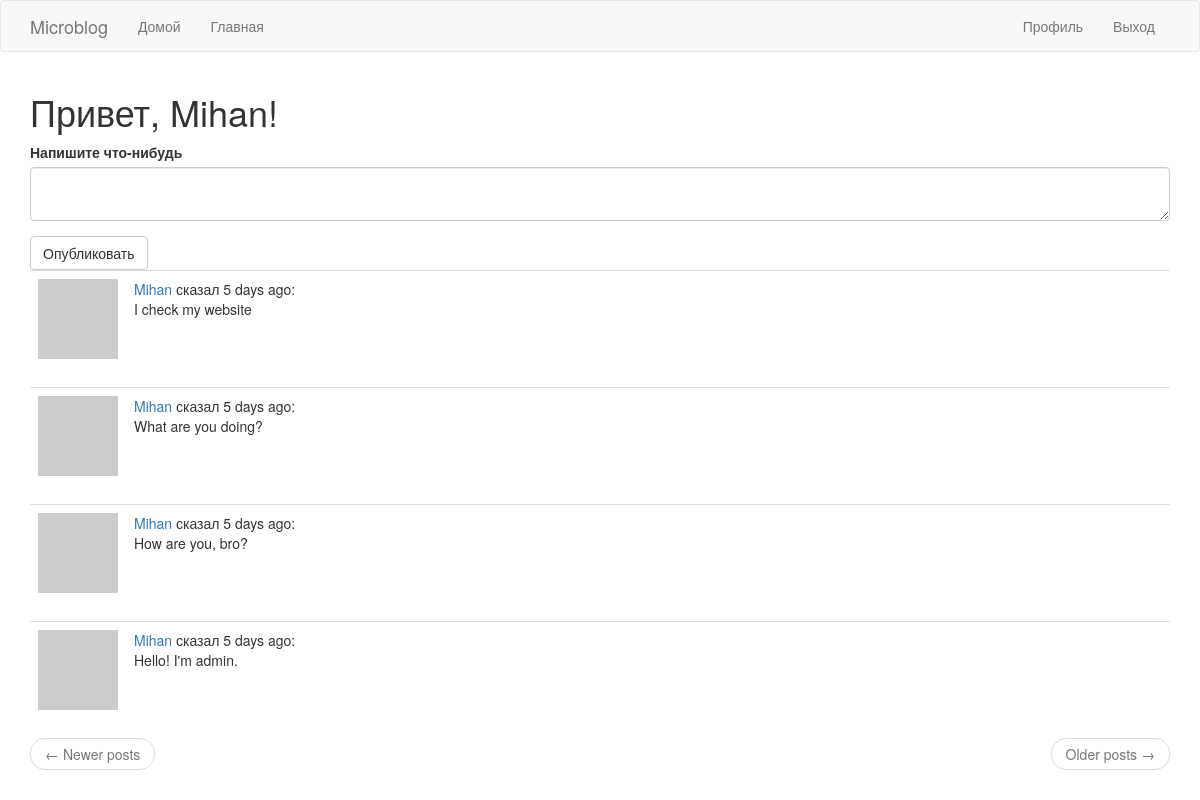
The page /index (signed in) on the database its author committed.
### app/models.py (models this page shows, shortened)
class User(UserMixin, db.Model):  # таблица пользователей в БД
    id = db.Column(db.Integer, primary_key=True)
    username = db.Column(db.String(64), index=True, unique=True)
    email = db.Column(db.String(120), index=True, unique=True)
    password_hash = db.Column(db.String(128))
    posts = db.relationship('Post', backref='author', lazy='dynamic')
    about_me = db.Column(db.String(140))
    last_seen = db.Column(db.DateTime, default=datetime.utcnow)
    followed = db.relationship(
        'User', secondary=followers,  # secondary - таблица конфигураций
        primaryjoin=(followers.c.follower_id == id),  # условие связывающее с левой стороны(follower)
        secondaryjoin=(followers.c.followed_id == id),  # условие связывающее с правой стороны(followed)
        backref=db.backref('followers', lazy='dynamic'), lazy='dynamic'
    )
    def avatar(self, size):  # изображение аватара
        digest = md5(self.email.lower().encode(
            'utf-8')).hexdigest()  # конвертирование почты в нижний регистр, далее в 16-ю строку
        return 'https://www.gravatar.com/avatar/{}?d=identicon&s={}'.format(digest, size)
    def followed_posts(self):  # единый запрос БД
        followed = Post.query.join(  # объединение в таблицу ассоциаций подписчиков
            followers, (followers.c.followed_id == Post.user_id)).filter(
            followers.c.follower_id == self.id)  # фильтрация, чтобы вывести только тех за кем следит пользователь
        own = Post.query.filter_by(user_id=self.id)  # вывод своих постов
        return followed.union(own).order_by(
            Post.timestamp.desc())  # объединение 'followed' и 'own', а после сортировка по времени публикации

class Post(db.Model):  # таблица постов в БД
    id = db.Column(db.Integer, primary_key=True)
    body = db.Column(db.String(140))
    timestamp = db.Column(db.DateTime, index=True, default=datetime.utcnow)
    user_id = db.Column(db.Integer, db.ForeignKey('user.id'))

### app/routes.py (the view)
@app.route('/', methods=['GET', 'POST'])
@app.route('/index', methods=['GET', 'POST'])  # Отлавливание главной страницы
@login_required  # Функция защиты просмотра от незарегистрированнных пользователей
def index():  # логика главной страницы
    form = PostForm()  # создание формы публикации постов
    if form.validate_on_submit():  # проверка формы на пустоту и загрузка в БД
        post = Post(body=form.post.data, author=current_user)
        db.session.add(post)
        db.session.commit()
        flash('Your post is now live')
        return redirect(url_for('index'))
    page = request.args.get('page', 1, type=int)  # нумерация страниц
    posts = current_user.followed_posts().paginate(page, app.config['POSTS_PER_PAGE'], False)  # отображение постов только от отслеживаемых
    next_url = url_for('index', page=posts.next_num) \
    if posts.has_next else None
    prev_url = url_for('index', page=posts.prev_num) \
    if posts.has_prev else None
    return render_template('index.html', title='Home Page', form=form, posts=posts.items, next_url=next_url, prev_url=prev_url)

### app/forms.py
class PostForm(FlaskForm):  # форма для ввода нового сообщения
    post = TextAreaField('Напишите что-нибудь', validators=[DataRequired(), Length(min=1, max=140)])
    submit = SubmitField('Опубликовать')

### app/models.py (called while the page is built)
@login.user_loader  # регистрирование пользовательского загрузчика
def load_user(id):
    return User.query.get(int(id))

### app/routes.py (called while the page is built)
@app.before_request  # последняя активность пользователя
def before_request(): # логика последней активности пользователя
    if current_user.is_authenticated:  # проверка на авторизацию
        current_user.last_seen = datetime.utcnow()
        db.session.commit()

### app/templates/index.html
{% extends "base.html" %}
{% import 'bootstrap/wtf.html' as wtf %}
{% block app_content %}
    <h1>Привет, {{ current_user.username }}!</h1>
    {% if form %}
    {{ wtf.quick_form(form) }}
    {% endif %}
    {% for post in posts %}
        {% include '_post.html' %}
    {% endfor %}
    <nav aria-label="...">
        <ul class="pager">
            <li class="previous{% if not prev_url %} disabled{% endif %}">
                <a href="{{ prev_url or '#' }}">
                    <span aria-hidden="true">&larr;</span> Newer posts
                </a>
            </li>
            <li class="next{% if not next_url %} disabled{% endif %}">
                <a href="{{ next_url or '#' }}">
                    Older posts <span aria-hidden="true">&rarr;</span>
                </a>
            </li>
        </ul>
    </nav>
{% endblock %}

### app/templates/_post.html
<table class="table table-hover">
  <tr valign="top">
      <td width="70px">
          <a href="{{ url_for('user', username=post.author.username) }}">
              <img src="{{ post.author.avatar(36) }}">
          </a>
      </td>
      <td>
          <a href="{{ url_for('user', username=post.author.username) }}">
              {{ post.author.username }}
          </a>
          сказал {{ moment(post.timestamp).fromNow() }}:
          <br>
          {{ post.body }}
      </td>
  </tr>
</table>

### rows shown on the page
User: username "Mihan"
Post: author.username "Mihan", timestamp "5 days ago", body "I check my website"
Post: author.username "Mihan", timestamp "5 days ago", body "What are you doing?"
Post: author.username "Mihan", timestamp "5 days ago", body "How are you, bro?"
Post: author.username "Mihan", timestamp "5 days ago", body "Hello! I'm admin."
